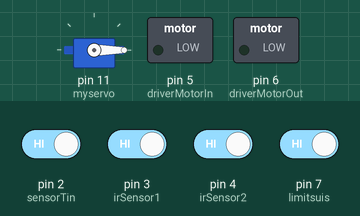
The sketch below on a simulated Arduino Uno, built with avr-gcc and run on an emulated ATmega328P. On the bench: servo, switched loads named in the sketch (green lamp = pin HIGH). The test bench sets the inputs (shaded band); at power-on: pin 2 (sensorTin), pin 3 (irSensor1), pin 4 (irSensor2), pin 7 (limitsuis) HIGH.

Above: at 1.2 s.
1.3 s: pin 2 (sensorTin) driven LOW
At 1.8 s:
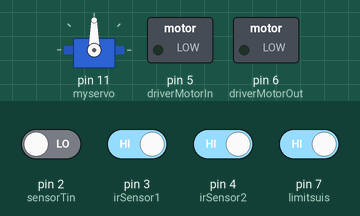
4.3 s: pin 3 (irSensor1) driven LOW
At 5.2 s:
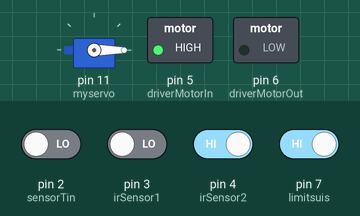
5.8 s: pin 7 (limitsuis) driven LOW
At 6.4 s:
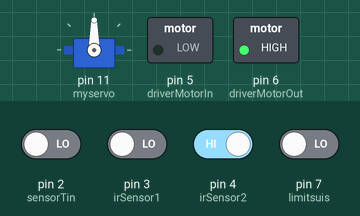
8.8 s: pin 7 (limitsuis) driven HIGH
At 10.6 s:
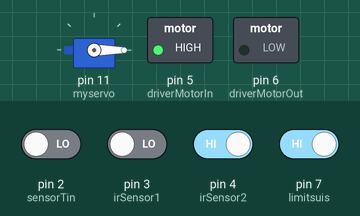
Timing chart, 0 to 12.1 s (numbered marks = the images above; inputs shaded):
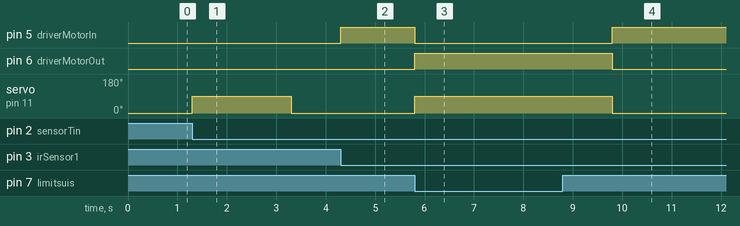

Measured:
- after the input at 1.3 s, servo on pin 11 (myservo): 0° → 90° at once, → 0° 2.0 s later
- after the input at 4.3 s, pin 5 (driverMotorIn): LOW → HIGH at once
- after the input at 5.8 s, pin 5 (driverMotorIn): HIGH → LOW at once; pin 6 (driverMotorOut): LOW → HIGH at once; servo on pin 11 (myservo): 0° → 90° at once
- after the input at 8.8 s, pin 5 (driverMotorIn): LOW → HIGH after 1.0 s; pin 6 (driverMotorOut): HIGH → LOW after 1.0 s; servo on pin 11 (myservo): 90° → 0° after 1.0 s

The sketch:

project_pemampat_tin.ino
```cpp
// library
#include <Servo.h>
#include <SoftwareSerial.h>

SoftwareSerial mySerial(9, 10);

Servo myservo;

// sensor
int sensorTin = 2;
int irSensor1 = 3;
int irSensor2 = 4;

// value sensor
int valuesensorTin = 0;
int valueirsensor1 = 0;
int valueirsensor2 = 0;

// driver motor
int driverMotorIn = 5;
int driverMotorOut = 6;

// limit suis
int limitsuis = 7;

// value
int valuelimitsuis = 0;

int Var = 0;
int state = 0;
int count = 0;


void setup() {
  Serial.begin(9600);
  mySerial.begin(9600);
  pinMode(sensorTin, INPUT);
  pinMode(irSensor1, INPUT);
  pinMode(irSensor2, INPUT);
  pinMode(driverMotorIn, OUTPUT);
  pinMode(driverMotorOut, OUTPUT);
  pinMode(limitsuis, INPUT_PULLUP);
  myservo.attach(11);

  myservo.write(0);
  digitalWrite(driverMotorIn, LOW);
  digitalWrite(driverMotorOut, LOW);

}

void loop() {

   valuesensorTin = digitalRead(sensorTin); // 0 1 LOW HIGH
   valueirsensor1 = digitalRead(irSensor1);
   valueirsensor2 = digitalRead(irSensor2);
   valuelimitsuis = digitalRead(limitsuis);

   if (valueirsensor2 == LOW && state == 0){
    count++;
    // antar sms
     mySerial.println("AT+CMGF=1");    //Sets the GSM Module in Text Mode
     delay(1000);  // Delay of 1 second
     mySerial.println("AT+CMGS=\"+60xxxxxxxxxx\"\r"); // Replace x with mobile number
     delay(1000);
     mySerial.println("Tin Penuh......");// The SMS text you want to send
     delay(100);
     mySerial.println((char)26);// ASCII code of CTRL+Z for saying the end of sms to  the module
     delay(1000);

    // stop sms
    if (count == 2){
      state == 1;
      }
    }
    else {
      state == 0;
      }

    switch (Var) {
    case 0:
      // sensor tin detect
      if (valuesensorTin == LOW){
        Var = 1;
        }
      break;
    case 1:
      // servo bukak
      myservo.write(90);
      delay(2000); // 2 sec
      myservo.write(0);
      Var = 2;
      break;
    case 2:
      // ir sensor kesan tin
      if (valueirsensor1 == LOW){
        Var = 3;
        }
      break;
    case 3:
      // motor jalan
      digitalWrite(driverMotorIn, HIGH);
      digitalWrite(driverMotorOut, LOW);

      if (valuelimitsuis == LOW){
        digitalWrite(driverMotorIn, LOW);
        digitalWrite(driverMotorOut, HIGH);
        Var = 0;
        }
      break;
   }

}
```
